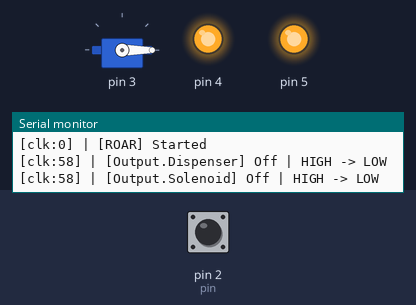
This program was run on a simulated Arduino Nano, built with avr-gcc and run on an emulated ATmega328P. On the bench: servo, output pins drawn as LEDs (lit = HIGH), the last lines printed to the serial monitor. The test bench sets the inputs (shaded band); at power-on: pin 2 (pin) HIGH.

Above: at 1.2 s.
1.3 s: pin 2 (pin) pulled LOW for 0.15 s
At 4.1 s:
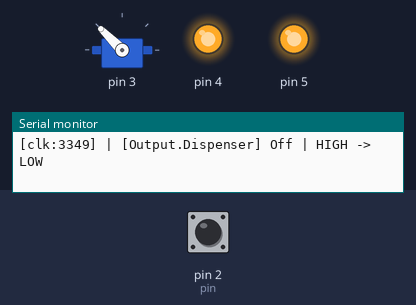
4.4 s: pin 2 (pin) pulled LOW for 1 s
At 5.8 s:
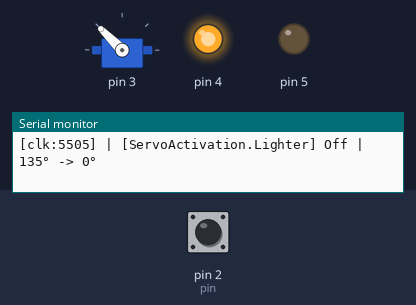
7.4 s: pin 2 (pin) pulled LOW for 3.2 s
At 8.0 s:
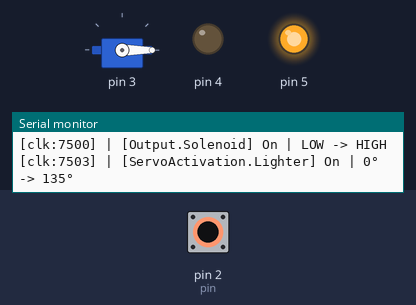
12.1 s: pin 2 (pin) pulsed LOW 2 times (0.12 s each, 0.3 s apart)
At 13.35 s:
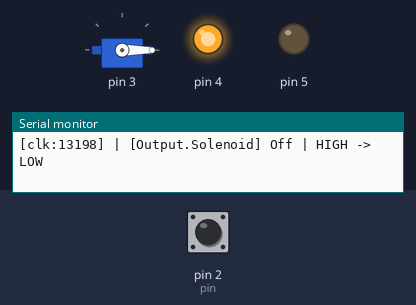
Timing chart, 0 to 15.7 s (numbered marks = the images above; inputs shaded):
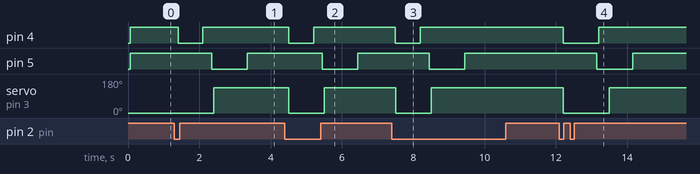

Measured:
- after the input at 1.3 s, pin 4: HIGH → LOW after 0.10 s, → HIGH 0.70 s later; pin 5: HIGH → LOW after 1.1 s, → HIGH 1.0 s later; servo on pin 3: 0° → 135° after 1.1 s
- after the input at 4.4 s, pin 4: HIGH → LOW after 0.10 s, → HIGH 0.70 s later; pin 5: HIGH → LOW after 1.1 s, → HIGH 1.0 s later; servo on pin 3: 135° → 0° after 0.11 s, → 135° 1.0 s later
- after the input at 7.4 s, pin 4: HIGH → LOW after 0.10 s, → HIGH 0.70 s later; pin 5: HIGH → LOW after 1.0 s, → HIGH 1.0 s later; servo on pin 3: 135° → 0° after 0.11 s, → 135° 1.0 s later
- after the input at 12.1 s, pin 4: HIGH → LOW after 0.10 s, → HIGH 1.0 s later; pin 5: HIGH → LOW after 1.0 s, → HIGH 1.0 s later; servo on pin 3: 135° → 0° after 0.11 s, → 135° 1.3 s later

The program:

main.cpp
```cpp
#include <Arduino.h>
#include "config.h"
#include<avr/wdt.h>


Config config;

typedef void (*Func)();

void on_pressure_sensor_trigger() {
    const auto now = millis();
    config.outputs.dispenser.trigger(now);
    config.outputs.solenoid.trigger(now);
    config.outputs.lighter.trigger(now);
}


void setup() {
// write your initialization code here
    Serial.begin(115200);
    const auto now = millis();
    wdt_enable(WDTO_8S);  /* Enable the watchdog with a timeout of 2 seconds */
    info(now, "[ROAR] Starting...");
    info(now, "[ROAR] Configuring...");
    config.inputs.setup();
    config.outputs.setup();
    config.inputs.dump();
    config.outputs.dump();
    config.inputs.pressure.subscribe_high(on_pressure_sensor_trigger);
    info(now, "[ROAR] Configured");
    info(now, "[ROAR] Started");
}

void loop() {
// write your code here
    const auto now = millis();
    config.inputs.tick(now);
    config.outputs.tick(now);
    wdt_reset();
}
```

io.hpp
```cpp
//
// Created by Soof Golan on 28/05/2023.
//

#ifndef ROAR_IO_HPP
#define ROAR_IO_HPP

#include <Arduino.h>
#include <EasyButton.h>
#include <AsyncDelay.h>
#include <Servo.h>

typedef int Degrees;
typedef unsigned long Milliseconds;
typedef uint8_t Pin;

#define info(now, message) (Serial.println("[clk:" + String(now) + "] | " + String(message)))

typedef struct Activation {
    typedef struct Config {
        Pin pin;
        Milliseconds delay;
        Milliseconds duration;
        bool inverted;
        String name;
    } Config;
    const Config config;

    AsyncDelay on_timer;
    AsyncDelay off_timer;
    int state;

    explicit Activation(const Config &config) : config(config), state(config.inverted ? HIGH : LOW) {
        on_timer = AsyncDelay(config.delay, AsyncDelay::units_t::MILLIS);
        off_timer = AsyncDelay(config.delay + config.duration, AsyncDelay::units_t::MILLIS);
    }

    void setup() {
        pinMode(config.pin, OUTPUT);
        digitalWrite(config.pin, state);
        on_timer.expire();
        off_timer.expire();
    }

    void dump(const Milliseconds now) const {
        info(now, "[Output." + String(config.name) + "]");
        info(now, "  - Pin: " + String(config.pin));
        info(now, "  - Inverted: " + String(config.inverted));
        info(now, "  - Delay: " + String(config.delay) + "ms");
        info(now, "  - Duration: " + String(config.duration) + "ms");
    }

    void trigger(Milliseconds now) {
        if (on_timer.isExpired()) {
            info(now, "[Output." + String(config.name) + "] Triggered");
            on_timer.start(config.delay, AsyncDelay::units_t::MILLIS);
            off_timer.start(config.delay + config.duration, AsyncDelay::units_t::MILLIS);
        }
    }

    void tick(const Milliseconds now) {
        if (off_timer.isExpired()) {
            const auto new_state = config.inverted ? LOW : HIGH;
            if (state != new_state) {
                info(now, "[Output." + String(config.name) + "] Off | " + (config.inverted ? "LOW -> HIGH" : "HIGH -> LOW"));
            }
            state = new_state;
        } else if (on_timer.isExpired()) {
            const auto new_state = config.inverted ? HIGH : LOW;
            if (state != new_state) {
                info(now, "[Output." + String(config.name) + "] On | " + (config.inverted ? "HIGH -> LOW" : "LOW -> HIGH"));
            }
            state = new_state;
        }
        digitalWrite(config.pin, state);
    }


} Activation;

typedef struct ServoActivation {
    typedef struct Config {
        Pin pin;
        Milliseconds delay;
        Milliseconds on_duration;
        Degrees angleWhenOn;
        Degrees angleWhenOff;
        String name;
    } Config;

    // Represents the current state of the servo
    typedef struct State {
        Degrees angle;
        int pwm;
    } State;

    const Config config;
    State state;
    Servo servo;

    AsyncDelay on_timer;
    AsyncDelay off_timer;

    explicit ServoActivation(const Config &config) : config(config), state({config.angleWhenOff, angele_to_pwm(config.angleWhenOff)}) {
        on_timer = AsyncDelay(config.delay, AsyncDelay::units_t::MILLIS);
        off_timer = AsyncDelay(config.delay + config.on_duration, AsyncDelay::units_t::MILLIS);
    }

    static int angele_to_pwm(Degrees angle) {
        return (int) map(angle, 0, 180, 0, 255);
    }

    static Degrees pwm_to_angle(int pwm) {
        return (Degrees) map(pwm, 0, 255, 0, 180);
    }

    void update_state(Degrees angle) {
        state.angle = angle;
        state.pwm = angele_to_pwm(angle);
    }

    void setup() {
        servo.attach(config.pin);
        state = {config.angleWhenOff, angele_to_pwm(config.angleWhenOff)};
        update_state(config.angleWhenOff);
        drive_outputs();
        on_timer.expire();
        off_timer.expire();
    }

    void dump(const Milliseconds now) const {
        info(now, "[Servo." + String(config.name) + "]");
        info(now, "  - Pin: " + String(config.pin));
        info(now, "  - Delay: " + String(config.delay) + "ms");
        info(now, "  - Duration: " + String(config.on_duration) + "ms");
        info(now, "  - Angle When On: " + String(config.angleWhenOn) + "° (PWM: " + String(angele_to_pwm(config.angleWhenOn)) + ")");
        info(now, "  - Angle When Off: " + String(config.angleWhenOff) + "° (PWM: " + String(angele_to_pwm(config.angleWhenOff)) + ")");
    }

    void trigger(Milliseconds now) {
        if (on_timer.isExpired()) {
            info(now, "[ServoActivation." + String(config.name) + "] Triggered");
            on_timer.start(config.delay, AsyncDelay::units_t::MILLIS);
            off_timer.start(config.delay + config.on_duration, AsyncDelay::units_t::MILLIS);
        }
    }

    void tick(const Milliseconds now) {
        if (off_timer.isExpired()) {
            const auto new_state = State{
                    .angle = config.angleWhenOff,
                    .pwm = angele_to_pwm(config.angleWhenOff),
            };
            if (state.angle != new_state.angle) {
                info(now, "[ServoActivation." + String(config.name) + "] Off | " + String(state.angle) + "° -> " + String(new_state.angle) + "°");
                drive_outputs();
            }
            state = new_state;
        } else if (on_timer.isExpired()) {
            const auto new_state = State{
                    .angle = config.angleWhenOn,
                    .pwm = angele_to_pwm(config.angleWhenOn),
            };
            if (state.angle != new_state.angle) {
                info(now, "[ServoActivation." + String(config.name) + "] On | " + String(state.angle) + "° -> " + String(new_state.angle) + "°");
                drive_outputs();
            }
            state = new_state;
        }
    }

    void drive_outputs() {
        servo.write(state.angle);
    }

} ServoActivation;

typedef struct Sensor {
    typedef struct Config {
        Pin pin;
        Milliseconds debounce;
        bool pull_up;
        bool inverted;
        String name;
    } Config;
    const Config config;


    explicit Sensor(const Config &config) : config(config), debouncer(EasyButton(
            /*pin=*/config.pin,
            /*debounce_time=*/config.debounce,
            /*pullup_enable=*/config.pull_up,
            /*active_low==*/config.inverted
    )) {}

    EasyButton debouncer;

    void setup() {
        pinMode(config.pin, config.pull_up ? INPUT_PULLUP : INPUT);
        debouncer.begin();
    }

    void dump() const {
        const auto now = millis();
        info(now, "[Sensor." + String(config.name) + "]");
        info(now, "  - Pin: " + String(config.pin));
        info(now, "  - Inverted: " + String(config.inverted));
        info(now, "  - Debounce: " + String(config.debounce) + "ms");
    }

    template<typename Func>
    void subscribe_high(Func &&func) {
        return debouncer.onPressedFor(config.debounce, func);
    }

    void tick(const Milliseconds now) {
        debouncer.read();
        if (debouncer.wasPressed()) {
            info(now, "[Sensor." + String(config.name) + "] Rising Edge");
        } else if (debouncer.wasReleased()) {
            info(now, "[Sensor." + String(config.name) + "] Falling Edge");
        }
    }

} Sensor;

typedef struct Inputs {
    Sensor pressure;


    void setup() {
        pressure.setup();
    }

    void dump() const {
        const auto now = millis();
        info(now, "[Inputs]");
        pressure.dump();
    }

    void tick(const Milliseconds now) {
        pressure.tick(now);
    }
} Inputs;

typedef struct Outputs {
    Activation dispenser;
    Activation solenoid;
    ServoActivation lighter;

    void setup() {
        dispenser.setup();
        solenoid.setup();
        lighter.setup();
    }

    void dump() const {
        const auto now = millis();
        info(now, "[Outputs]");
        dispenser.dump(now);
        solenoid.dump(now);
        lighter.dump(now);
    }

    void tick(Milliseconds now) {
        dispenser.tick(now);
        solenoid.tick(now);
        lighter.tick(now);
    }
} Outputs;

#endif //ROAR_IO_HPP
```

config.h
```cpp
//
// Created by Soof Golan on 28/05/2023.
//

#ifndef ROAR_CONFIG_H
#define ROAR_CONFIG_H

#include "io.hpp"
#include <Arduino.h>

// Global config object - this is the only place where you should be updating the config
typedef struct Config {
    Inputs inputs = {
            .pressure=Sensor(
                    Sensor::Config{
                            .pin = 2,
                            .debounce = 50,
                            .pull_up = true,
                            .inverted = true,
                            .name = "Pressure"
                    }
            )
    };
    Outputs outputs = {
            .dispenser = Activation(
                    Activation::Config{
                            .pin = 5,
                            .delay = 1000,
                            .duration = 1000,
                            .inverted = false,
                            .name = "Dispenser"
                    }
            ),
            .solenoid=Activation(
                    Activation::Config{
                            .pin = 4,
                            .delay = 50,
                            .duration = 700,
                            .inverted = false,
                            .name = "Solenoid"
                    }
            ),

            .lighter=ServoActivation(
                    ServoActivation::Config{
                            .pin = 3,
                            .delay = 50,
                            .on_duration = 1000,
                            .angleWhenOn = 135,
                            .angleWhenOff = 0,
                            .name = "Lighter"
                    }),
    };
} Config;

#endif //ROAR_CONFIG_H
```
